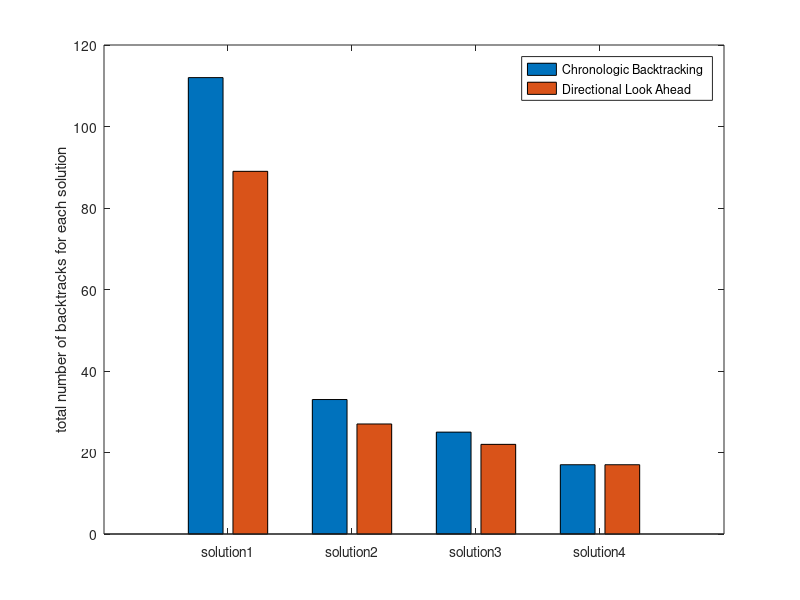

This figure's MATLAB source:
function ece()
%data=[0 0;1 1;3 3;11 11;22 22;36 29;27 21;12 2];
%data=[0 0;0 0;1 1;3 3;6 6;8 8;11 7;4 2];
%data=[0 0;0 0;1 1;2 2;5 5;9 7;6 6;2 1];
%data=[0 0;0 0;0 0;1 1;4 4;6 6;5 5;1 1];
data=[112 89;33 27;25 22;17 17];
[m n]=size(data);
b=bar(data);
ch=get(b,'children');
set(gca,'XTickLabel',{'solution1','solution2','solution3','solution4'});
legend('Chronologic Backtracking','Directional Look Ahead');
ylabel('total number of backtracks for each solution');